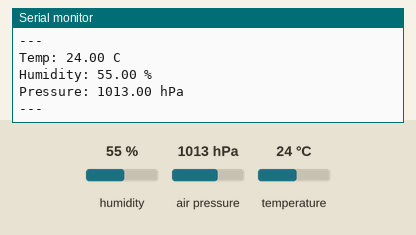
This sketch was run on a simulated ESP32. Parts: the last lines printed to the serial monitor. The inputs (shaded band) are chosen by the test bench; at power-on: humidity 55 %, air pressure 1013 hPa, temperature 24 °C.

Above: at 2.8 s.
2.9 s: humidity set to 22 %
At 5.0 s:
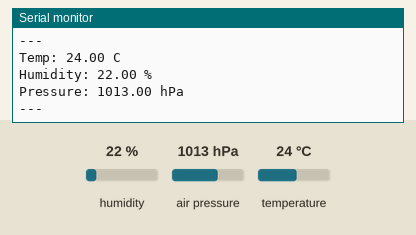
5.6 s: air pressure set to 952 hPa
At 6.6 s:
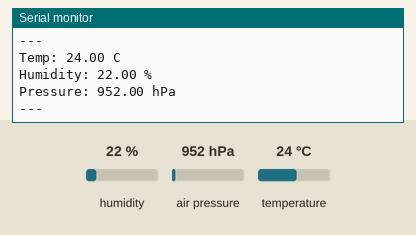

The sketch:

BME280TEST.ino
```cpp
#include <Wire.h>
#include <Adafruit_BME280.h>

Adafruit_BME280 bme;

void setup() {
  Serial.begin(115200);
  Wire.begin(21, 22);

  if (!bme.begin(0x76)) {
    Serial.println("BME280 not found! Check wiring.");
    while (1);
  }

  Serial.println("BME280 ready.");
}

void loop() {
  Serial.print("Temp: ");
  Serial.print(bme.readTemperature());
  Serial.println(" C");

  Serial.print("Humidity: ");
  Serial.print(bme.readHumidity());
  Serial.println(" %");

  Serial.print("Pressure: ");
  Serial.print(bme.readPressure() / 100.0);
  Serial.println(" hPa");

  Serial.println("---");
  delay(2000);
}
```

Measured:
- after the input at 2.9 s, the serial monitor: prints a new line after 1.1 s (image 1)
- after the input at 5.6 s, the serial monitor: prints a new line after 0.41 s (image 2)
